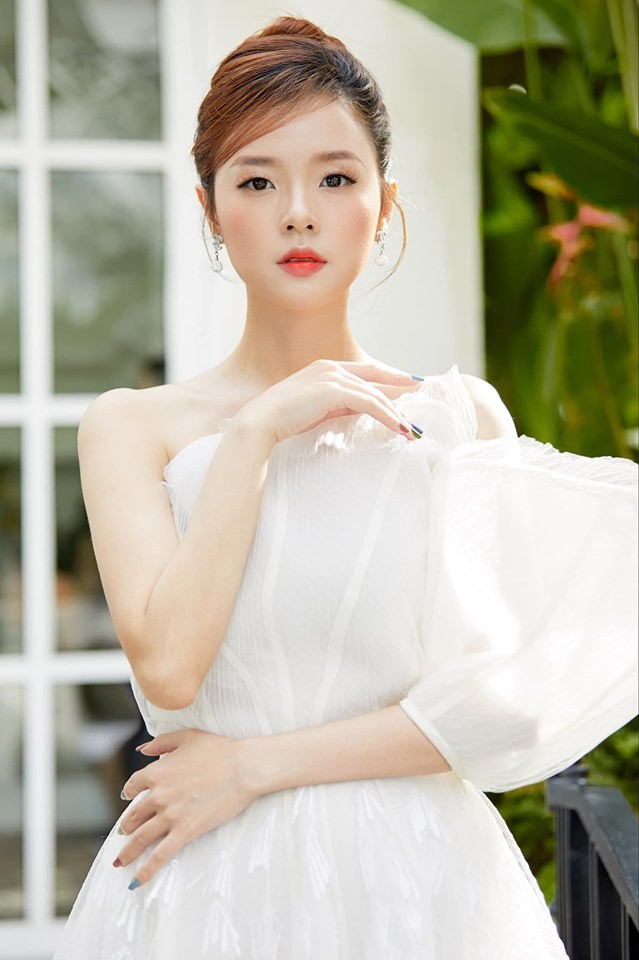
#> input picture Python/MachineLearning/Chipu.jpg, 639 x 960 px
$ python Python_ImageExcerise.py
#> lines starting #> are read from the running program, lines starting #| are printed output that depends on the picture
import cv2
import numpy as np
from matplotlib import pyplot as plt
# path to input image is specified and
# image is loaded with imread command
image1 = cv2.imread('Chipu.jpg')
#> image1 is the input picture: shape (960, 639, 3); mean B, G, R 165.3, 182.8, 187

# cv2.cvtColor is applied over the
# image input with applied parameters
# to convert the image in grayscale
img = cv2.cvtColor(image1, cv2.COLOR_BGR2GRAY)
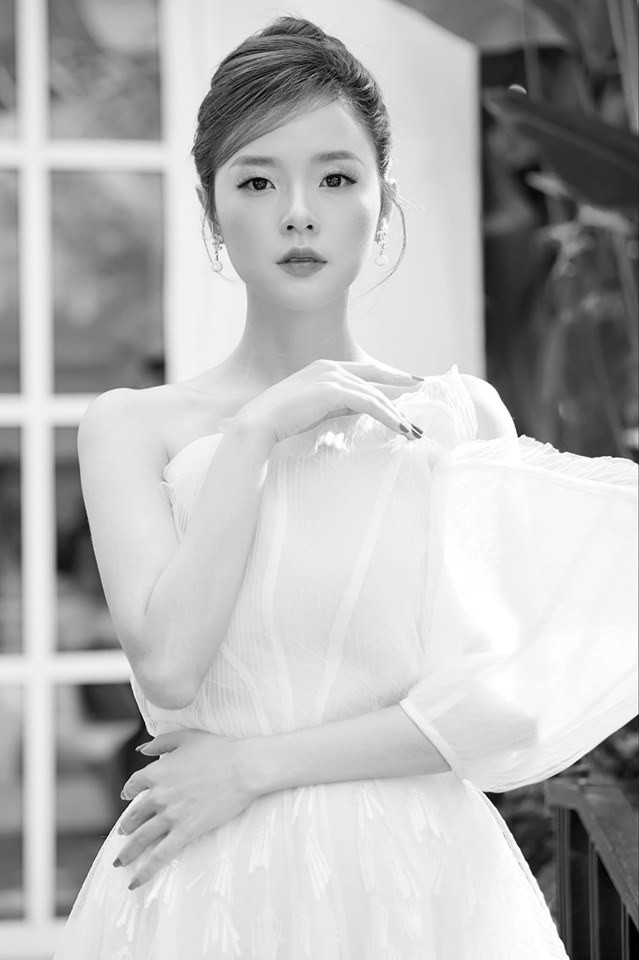
#> img: shape (960, 639); min 0, max 255, mean 182.1
edges = cv2.Canny(img,100,200)
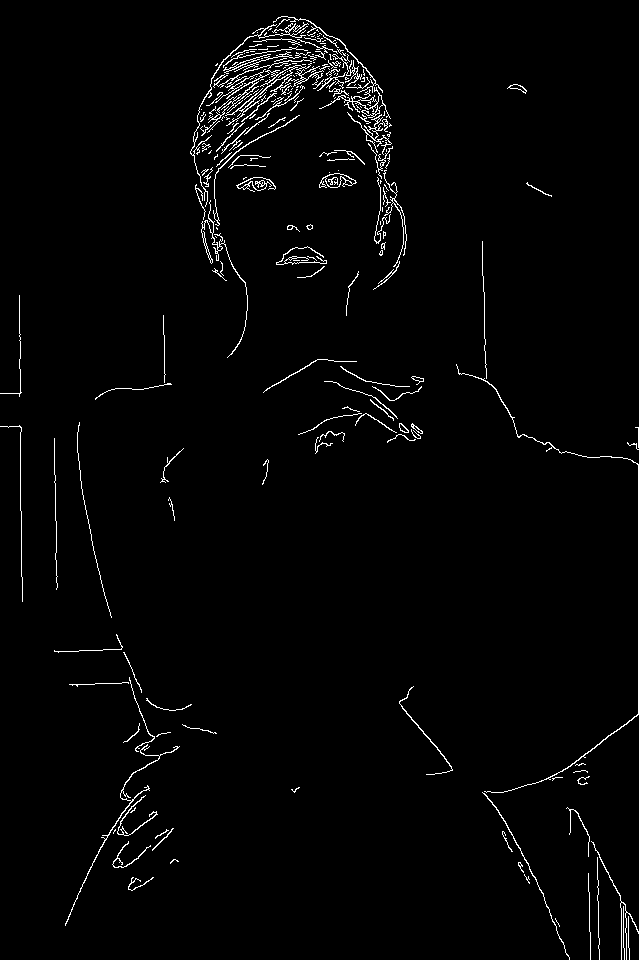
#> edges: shape (960, 639); 2% white in thin lines or dots

# applying different thresholding
# techniques on the input image
# all pixels value above 120 will
# be set to 255
ret, thresh1 = cv2.threshold(edges, 120, 255, cv2.THRESH_BINARY_INV)
#> thresh1: shape (960, 639); 98% white; black in thin lines or dots

# the window showing output images
# with the corresponding thresholding
# techniques applied to the input images


plt.subplot(1,3,1)
plt.imshow(img)
plt.title('Original Image')

plt.subplot(1,3,2)
plt.imshow(edges)
plt.title('Edge Image')
plt.subplot(1,3,3)
plt.imshow(thresh1,cmap="gray")
plt.title('Thresh + Edge Image')
plt.show()
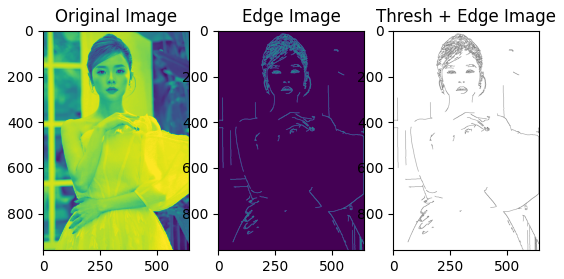
#> figure drawn by matplotlib, 3 panels

# De-allocate any associated memory usage
if cv2.waitKey(0) & 0xff == 27:
#> (key Esc is pressed here)
    cv2.destroyAllWindows()
